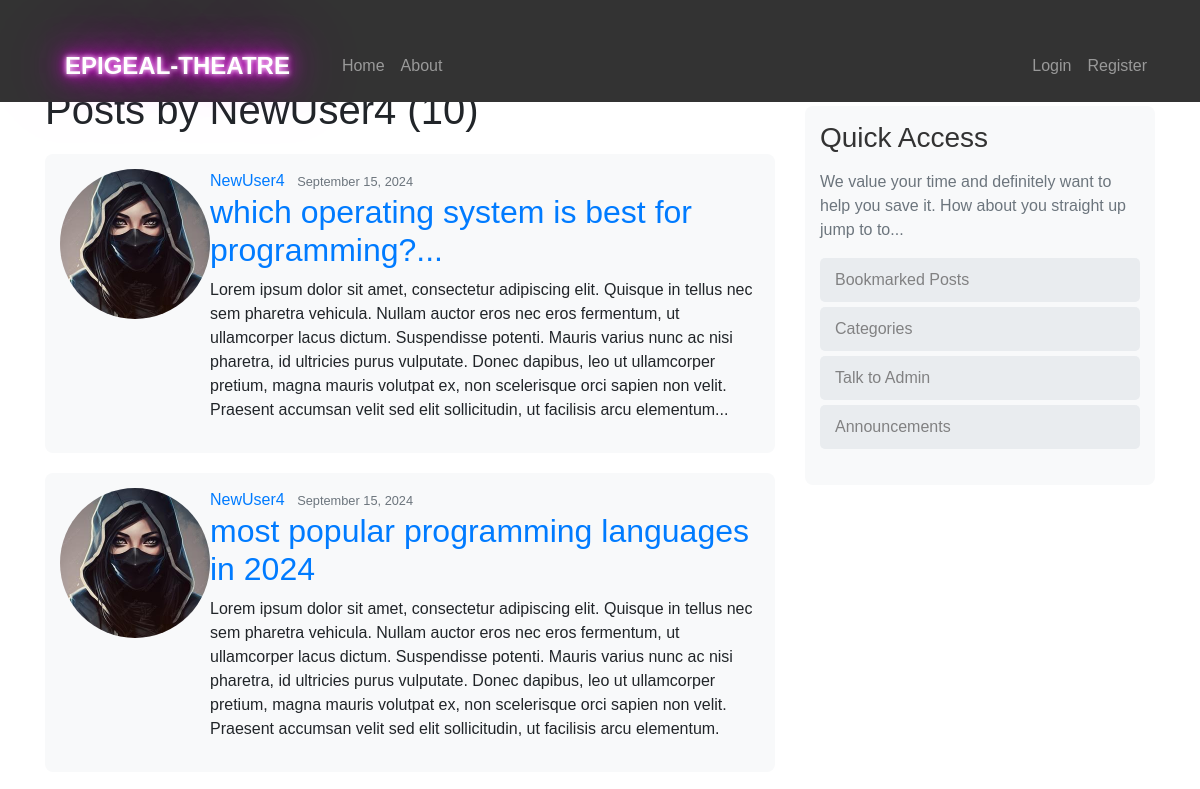
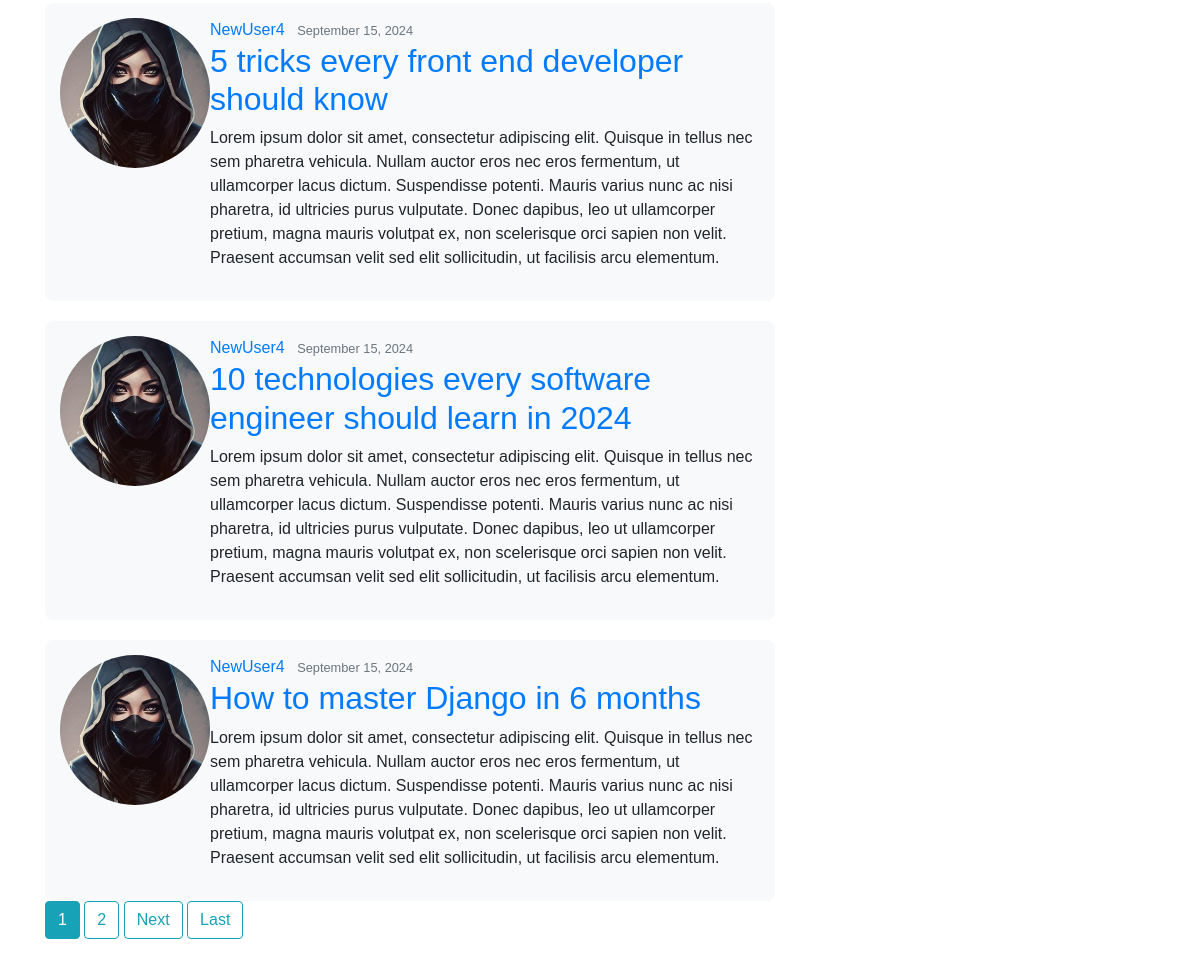
/user/NewUser4, run on the app's committed database (2 pictures, top to bottom).
### blog/models.py (models this page shows, shortened)
class Post(models.Model):
	title = models.CharField(max_length=100)
	content = models.TextField()
	date_posted = models.DateTimeField(default=timezone.now)
	author = models.ForeignKey(User, on_delete=models.CASCADE)

### users/models.py (models this page shows, shortened)
class Profile(models.Model):
    user = models.OneToOneField(User, on_delete=models.CASCADE)
    image = models.ImageField(default='default.jpg', upload_to='profile_pics')

### blog/views.py (the view)
# urls.py: path('user/<str:username>', UserPostListView.as_view(), name='user-posts'),
class UserPostListView(ListView):
	model = Post
	template_name = 'blog/user_posts.html' #<app>/<model>_<viewtype>.html
	context_object_name = 'posts'
	paginate_by = 5
	def get_queryset(self):
		user = get_object_or_404(User, username=self.kwargs.get('username'))
		return Post.objects.filter(author=user).order_by('-date_posted')

### blog/templates/blog/user_posts.html (shortened to what this page needs)
{% extends "blog/master.html" %}
{% block content %}
    <h1 class="mb-3">Posts by {{ view.kwargs.username }} ({{ page_obj.paginator.count }})</h1>
    {% for post in posts %}
        <article class="media content-section">
          <img class ="rounded-circle article-img"src="{{ post.author.profile.image.url  }}">
          <div class="media-body">
            <div class="article-metadata">
              <a class="mr-2" href="{% url 'user-posts' post.author.username %}">{{ post.author }}</a>
              <small class="text-muted">{{ post.date_posted|date:"F d, Y" }}</small>
            </div>
            <h2><a class="article-title" href="{% url 'post-detail' post.id %}">{{ post.title }}</a></h2>
            <p class="article-content">{{ post.content }}</p>
          </div>
        </article>
    {% endfor %}
    {% if is_paginated %}
      {% for num in page_obj.paginator.page_range %}
        {% if page_obj.number == num %}
          <a class="btn btn-info mb-4" href="?page={{ num }}">{{ num }}</a>
        {% elif num > page_obj.number|add:'-3' and num < page_obj.number|add:'3' %}
          <a class="btn btn-outline-info mb-4" href="?page={{ num }}">{{ num }}</a>
        {% endif %}
      {% endfor %}
      {% if page_obj.has_next %}
        <a class="btn btn-outline-info mb-4" href="?page={{ page_obj.next_page_number }}">Next</a>
        <a class="btn btn-outline-info mb-4" href="?page={{ page_obj.paginator.num_pages }}">Last</a>
      {% endif %}
    {% endif %}
{% endblock content %}

### blog/static/blog/main.css (style rules this page uses)
body { font-family: Arial, sans-serif; padding-top: 56px; }
.content-section { background-color: #f8f9fa; padding: 15px; border-radius: 8px; margin-top: 20px; }
.content-section img { width: 150px; height: auto; object-fit: contain; border-radius: 8px; }

### data on the page
Post: author.profile.image (placeholder picture), author "NewUser4", date_posted "September 15, 2024", title "which operating system is best for programming?...", content "Lorem ipsum dolor sit amet, consectetur adipiscing elit. Quisque in tellus nec sem pharetra vehicula. Nullam auctor eros nec eros fermentum, ut ullamcorper lacus dictum. Suspendisse potenti. Mauris varius nunc ac nisi pharetra, id ultricies purus vulputate. Donec dapibus, leo ut ullamcorper pretium, magna mauris volutpat ex, non scelerisque orci sapien non velit. Praesent accumsan velit sed elit sollicitudin, ut facilisis arcu elementum..."
Post: author.profile.image (placeholder picture), author "NewUser4", date_posted "September 15, 2024", title "most popular programming languages in 2024", content "Lorem ipsum dolor sit amet, consectetur adipiscing elit. Quisque in tellus nec sem pharetra vehicula. Nullam auctor eros nec eros fermentum, ut ullamcorper lacus dictum. Suspendisse potenti. Mauris varius nunc ac nisi pharetra, id ultricies purus vulputate. Donec dapibus, leo ut ullamcorper pretium, magna mauris volutpat ex, non scelerisque orci sapien non velit. Praesent accumsan velit sed elit sollicitudin, ut facilisis arcu elementum."
Post: author.profile.image (placeholder picture), author "NewUser4", date_posted "September 15, 2024", title "5 tricks every front end developer should know", content "Lorem ipsum dolor sit amet, consectetur adipiscing elit. Quisque in tellus nec sem pharetra vehicula. Nullam auctor eros nec eros fermentum, ut ullamcorper lacus dictum. Suspendisse potenti. Mauris varius nunc ac nisi pharetra, id ultricies purus vulputate. Donec dapibus, leo ut ullamcorper pretium, magna mauris volutpat ex, non scelerisque orci sapien non velit. Praesent accumsan velit sed elit sollicitudin, ut facilisis arcu elementum."
Post: author.profile.image (placeholder picture), author "NewUser4", date_posted "September 15, 2024", title "10 technologies every software engineer should learn in 2024", content "Lorem ipsum dolor sit amet, consectetur adipiscing elit. Quisque in tellus nec sem pharetra vehicula. Nullam auctor eros nec eros fermentum, ut ullamcorper lacus dictum. Suspendisse potenti. Mauris varius nunc ac nisi pharetra, id ultricies purus vulputate. Donec dapibus, leo ut ullamcorper pretium, magna mauris volutpat ex, non scelerisque orci sapien non velit. Praesent accumsan velit sed elit sollicitudin, ut facilisis arcu elementum."
Post: author.profile.image (placeholder picture), author "NewUser4", date_posted "September 15, 2024", title "How to master Django in 6 months", content "Lorem ipsum dolor sit amet, consectetur adipiscing elit. Quisque in tellus nec sem pharetra vehicula. Nullam auctor eros nec eros fermentum, ut ullamcorper lacus dictum. Suspendisse potenti. Mauris varius nunc ac nisi pharetra, id ultricies purus vulputate. Donec dapibus, leo ut ullamcorper pretium, magna mauris volutpat ex, non scelerisque orci sapien non velit. Praesent accumsan velit sed elit sollicitudin, ut facilisis arcu elementum."

### other printed values
{{ view.kwargs.username }} "NewUser4"
{{ page_obj.paginator.count }} "10"
{{ num }} "1"
{{ num }} "2"
